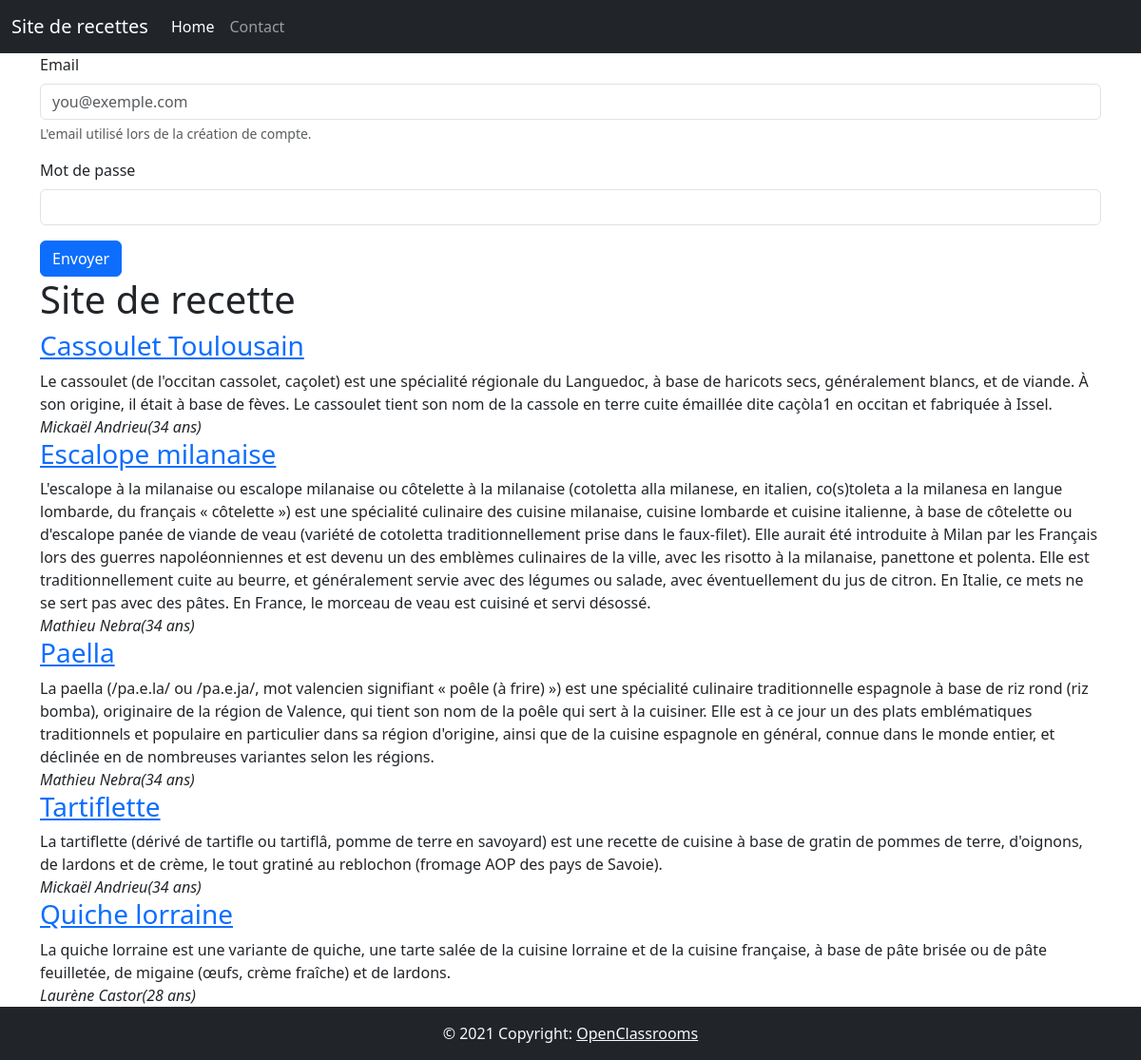
The app's page /home.php with its own data.
### tables this page shows
CREATE TABLE `recipes` (
  `recipe_id` int(11) NOT NULL,
  `title` varchar(128) NOT NULL,
  `recipe` text NOT NULL,
  `is_enabled` tinyint(1) NOT NULL,
  `author` varchar(512) NOT NULL
);

CREATE TABLE `users` (
  `user_id` int(11) NOT NULL,
  `full_name` varchar(64) NOT NULL,
  `email` varchar(512) NOT NULL,
  `password` varchar(512) NOT NULL,
  `age` int(11) NOT NULL
);

### variables.php (called while the page is built, shortened)
<?php
$usersStatement = $mysqlClient->prepare('SELECT * FROM users');
$usersStatement->execute();
$users = $usersStatement->fetchAll();
$recipesStatement = $mysqlClient->prepare('SELECT * FROM recipes WHERE is_enabled is TRUE');
$recipesStatement->execute();
$recipes = $recipesStatement->fetchAll();
if (isset($_GET['limit']) && is_numeric($_GET['limit'])) {
    $limit = (int) $_GET['limit'];
} else {
    $limit = 100;
}
$rootUrl = (!empty($_SERVER['HTTPS']) ? 'https' : 'http') . '://' . $_SERVER['HTTP_HOST'] . '/';

### functions.php (called while the page is built, shortened)
<?php
function displayAuthor(string $authorEmail, array $users): string
{
    for ($i = 0; $i < count($users); $i++) {
        $author = $users[$i];
        if ($authorEmail === $author['email']) {
            return $author['full_name'] . '(' . $author['age'] . ' ans)';
        }
    }
    return 'Non touvé.';
}
function getRecipes(array $recipes, int $limit): array
{
    $validRecipes = [];
    $counter = 0;
    foreach ($recipes as $recipe) {
        $validRecipes[] = $recipe;
    }
    return $validRecipes;
}

### home.php (the view, shortened to what this page needs)
<!DOCTYPE html>
<html lang="en">
<head>
    <link rel="stylesheet" href="https://cdn.jsdelivr.net/npm/bootstrap@5.3.2/dist/css/bootstrap.min.css">
</head>
<body class="d-flex flex-column min-vh-100">
    <?php include_once('header.php'); ?>
    <div class="container">
        <?php include_once('login.php'); ?>
        <h1>Site de recette</h1>
        <?php foreach (getRecipes($recipes, $limit) as $recipe) : ?>
            <article>
                <h3><a href="./recipes/read.php?id=<?= $recipe['recipe_id'] ?>"><?= $recipe['title']; ?></a></h3>
                <div><?= $recipe['recipe']; ?></div>
                <i><?= displayAuthor($recipe['author'], $users) ?></i>
            </article>
        <?php endforeach ?>
    </div>
    <?php include_once('footer.php'); ?>
</body>
</html>

### header.php (shortened to what this page needs)
<?php
include_once('config/mysql.php');
include_once('variables.php');
include_once('functions.php');
?>
<nav class="navbar navbar-expand-lg navbar-dark bg-dark">
    <div class="container-fluid">
        <a class="navbar-brand" href="<?= ($rootUrl) . 'tests/home.php'; ?>">Site de recettes</a>
        <div class="collapse navbar-collapse" id="navbarSupportedContent">
            <ul class="navbar-nav me-auto mb-2 mb-lg-0">
                <li class="nav-item">
                    <a class="nav-link active" aria-current="page" href="<?= ($rootUrl) . 'tests/home.php'; ?>">Home</a>
                </li>
                <li class="nav-item">
                    <a class="nav-link" href="<?= ($rootUrl) . 'tests/contact.php'; ?>">Contact</a>
                </li>
            </ul>
        </div>
    </div>
</nav>

### login.php (shortened to what this page needs)
<?php if (!isset($loggedUser)) : ?>
    <form action="home.php" method="post">
        <div class="mb-3">
            <label for="email" class="form-label">Email</label>
            <input type="email" class="form-control" id="email" name="email" aria-describedby="email-help" placeholder="you@exemple.com">
            <div id="email-help" class="form-text">L'email utilisé lors de la création de compte.</div>
        </div>
        <div class="mb-3">
            <label for="password" class="form-label">Mot de passe</label>
            <input type="password" class="form-control" id="password" name="password">
        </div>
        <button type="submit" class="btn btn-primary">Envoyer</button>
    </form>
<?php else : ?>
    <div class="alert alert-success" role="alert">
        Bonjour <?= $loggedUser['email']; ?> et bienvenue sur le site !
    </div>
<?php endif ?>

### footer.php
<footer class="bg-dark text-center text-lg-start mt-auto">
    <div class="text-center text-light p-3">
        © 2021 Copyright:
        <a class="text-light" href="https://openclassrooms.com/">OpenClassrooms</a>
    </div>
</footer>

### records on screen
recipes: title "Cassoulet Toulousain", recipe "Le cassoulet (de l'occitan cassolet, caçolet) est une spécialité régionale du Languedoc, à base de haricots secs, généralement blancs, et de viande. À son origine, il était à base de fèves. Le cassoulet tient son nom de la cassole en terre cuite émaillée dite caçòla1 en occitan et fabriquée à Issel.", author.age "Mickaël Andrieu(34 ans)"
recipes: title "Escalope milanaise", recipe "L'escalope à la milanaise ou escalope milanaise ou côtelette à la milanaise (cotoletta alla milanese, en italien, co(s)toleta a la milanesa en langue lombarde, du français « côtelette ») est une spécialité culinaire des cuisine milanaise, cuisine lombarde et cuisine italienne, à base de côtelette ou d'escalope panée de viande de veau (variété de cotoletta traditionnellement prise dans le faux-filet). Elle aurait été introduite à Milan par les Français lors des guerres napoléonniennes et est devenu un des emblèmes culinaires de la ville, avec les risotto à la milanaise, panettone et polenta. Elle est traditionnellement cuite au beurre, et généralement servie avec des légumes ou salade, avec…", author.age "Mathieu Nebra(34 ans)"
recipes: title "Paella", recipe "La paella (/pa.e.la/ ou /pa.e.ja/, mot valencien signifiant « poêle (à frire) ») est une spécialité culinaire traditionnelle espagnole à base de riz rond (riz bomba), originaire de la région de Valence, qui tient son nom de la poêle qui sert à la cuisiner. Elle est à ce jour un des plats emblématiques traditionnels et populaire en particulier dans sa région d'origine, ainsi que de la cuisine espagnole en général, connue dans le monde entier, et déclinée en de nombreuses variantes selon les régions.", author.age "Mathieu Nebra(34 ans)"
recipes: title "Tartiflette", recipe "La tartiflette (dérivé de tartifle ou tartiflâ, pomme de terre en savoyard) est une recette de cuisine à base de gratin de pommes de terre, d'oignons, de lardons et de crème, le tout gratiné au reblochon (fromage AOP des pays de Savoie).", author.age "Mickaël Andrieu(34 ans)"
recipes: title "Quiche lorraine", recipe "La quiche lorraine est une variante de quiche, une tarte salée de la cuisine lorraine et de la cuisine française, à base de pâte brisée ou de pâte feuilletée, de migaine (œufs, crème fraîche) et de lardons.", author.age "Laurène Castor(28 ans)"
